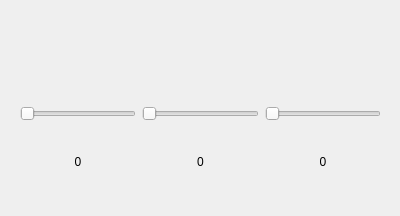
<?xml version="1.0" encoding="UTF-8"?>
<ui version="4.0">
 <class>Form</class>
 <widget class="QWidget" name="Form">
  <property name="geometry">
   <rect>
    <x>0</x>
    <y>0</y>
    <width>400</width>
    <height>216</height>
   </rect>
  </property>
  <property name="sizePolicy">
   <sizepolicy hsizetype="Fixed" vsizetype="Fixed">
    <horstretch>0</horstretch>
    <verstretch>0</verstretch>
   </sizepolicy>
  </property>
  <property name="windowTitle">
   <string>Exemple d'ús de Qt Designer</string>
  </property>
  <widget class="QWidget" name="">
   <property name="geometry">
    <rect>
     <x>20</x>
     <y>30</y>
     <width>361</width>
     <height>166</height>
    </rect>
   </property>
   <layout class="QVBoxLayout" name="verticalLayout">
    <item>
     <widget class="QLabel" name="label">
      <property name="text">
       <string/>
      </property>
     </widget>
    </item>
    <item>
     <layout class="QHBoxLayout" name="horizontalLayout">
      <item>
       <widget class="MyDoubleSlider" name="horizontalSlider">
        <property name="maximum">
         <number>100</number>
        </property>
        <property name="orientation">
         <enum>Qt::Horizontal</enum>
        </property>
       </widget>
      </item>
      <item>
       <widget class="MyDoubleSlider" name="horizontalSlider_2">
        <property name="orientation">
         <enum>Qt::Horizontal</enum>
        </property>
       </widget>
      </item>
      <item>
       <widget class="MyDoubleSlider" name="horizontalSlider_3">
        <property name="orientation">
         <enum>Qt::Horizontal</enum>
        </property>
       </widget>
      </item>
     </layout>
    </item>
    <item>
     <layout class="QHBoxLayout" name="horizontalLayout_2">
      <item>
       <widget class="MyLabel" name="label_2">
        <property name="text">
         <string>0</string>
        </property>
        <property name="alignment">
         <set>Qt::AlignCenter</set>
        </property>
       </widget>
      </item>
      <item>
       <widget class="MyLabel" name="label_3">
        <property name="text">
         <string>0</string>
        </property>
        <property name="alignment">
         <set>Qt::AlignCenter</set>
        </property>
       </widget>
      </item>
      <item>
       <widget class="MyLabel" name="label_4">
        <property name="text">
         <string>0</string>
        </property>
        <property name="alignment">
         <set>Qt::AlignCenter</set>
        </property>
       </widget>
      </item>
     </layout>
    </item>
   </layout>
  </widget>
 </widget>
 <customwidgets>
  <customwidget>
   <class>MyLabel</class>
   <extends>QLabel</extends>
   <header>mylabel.h</header>
   <slots>
    <signal>emitColor(QColor)</signal>
    <slot>setModifiedText(QString)</slot>
    <slot>setRed()</slot>
    <slot>setBlue()</slot>
    <slot>setDouble(double)</slot>
   </slots>
  </customwidget>
  <customwidget>
   <class>MyDoubleSlider</class>
   <extends>QSlider</extends>
   <header>mydoubleslider.h</header>
   <slots>
    <signal>sliderDoubleMoved(double)</signal>
    <slot>fromIntToDouble(int)</slot>
   </slots>
  </customwidget>
 </customwidgets>
 <resources/>
 <connections>
  <connection>
   <sender>horizontalSlider</sender>
   <signal>sliderDoubleMoved(double)</signal>
   <receiver>label_2</receiver>
   <slot>setDouble(double)</slot>
   <hints>
    <hint type="sourcelabel">
     <x>102</x>
     <y>91</y>
    </hint>
    <hint type="destinationlabel">
     <x>101</x>
     <y>121</y>
    </hint>
   </hints>
  </connection>
  <connection>
   <sender>horizontalSlider</sender>
   <signal>sliderMoved(int)</signal>
   <receiver>horizontalSlider</receiver>
   <slot>fromIntToDouble(int)</slot>
   <hints>
    <hint type="sourcelabel">
     <x>57</x>
     <y>85</y>
    </hint>
    <hint type="destinationlabel">
     <x>75</x>
     <y>86</y>
    </hint>
   </hints>
  </connection>
  <connection>
   <sender>horizontalSlider_2</sender>
   <signal>sliderDoubleMoved(double)</signal>
   <receiver>label_3</receiver>
   <slot>setDouble(double)</slot>
   <hints>
    <hint type="sourcelabel">
     <x>200</x>
     <y>88</y>
    </hint>
    <hint type="destinationlabel">
     <x>200</x>
     <y>132</y>
    </hint>
   </hints>
  </connection>
  <connection>
   <sender>horizontalSlider_2</sender>
   <signal>sliderMoved(int)</signal>
   <receiver>horizontalSlider_2</receiver>
   <slot>fromIntToDouble(int)</slot>
   <hints>
    <hint type="sourcelabel">
     <x>200</x>
     <y>88</y>
    </hint>
    <hint type="destinationlabel">
     <x>200</x>
     <y>88</y>
    </hint>
   </hints>
  </connection>
  <connection>
   <sender>horizontalSlider_3</sender>
   <signal>sliderMoved(int)</signal>
   <receiver>horizontalSlider_3</receiver>
   <slot>fromIntToDouble(int)</slot>
   <hints>
    <hint type="sourcelabel">
     <x>321</x>
     <y>88</y>
    </hint>
    <hint type="destinationlabel">
     <x>321</x>
     <y>88</y>
    </hint>
   </hints>
  </connection>
  <connection>
   <sender>horizontalSlider_3</sender>
   <signal>sliderDoubleMoved(double)</signal>
   <receiver>label_4</receiver>
   <slot>setDouble(double)</slot>
   <hints>
    <hint type="sourcelabel">
     <x>321</x>
     <y>88</y>
    </hint>
    <hint type="destinationlabel">
     <x>321</x>
     <y>132</y>
    </hint>
   </hints>
  </connection>
 </connections>
</ui>
